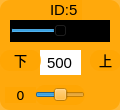
    <widget class="QWidget" name="widget_id5" native="true">
     <property name="geometry">
      <rect>
       <x>280</x>
       <y>305</y>
       <width>120</width>
       <height>110</height>
      </rect>
     </property>
     <property name="styleSheet">
      <string notr="true">background-color: rgb(255, 165, 0, 200);
border-radius:10px;</string>
     </property>
     <widget class="QSlider" name="horizontalSlider_5">
      <property name="geometry">
       <rect>
        <x>10</x>
        <y>20</y>
        <width>100</width>
        <height>22</height>
       </rect>
      </property>
      <property name="autoFillBackground">
       <bool>false</bool>
      </property>
      <property name="styleSheet">
       <string notr="true">background-color: rgb(0, 0, 0);
border-radius:0px;</string>
      </property>
      <property name="minimum">
       <number>0</number>
      </property>
      <property name="maximum">
       <number>1000</number>
      </property>
      <property name="pageStep">
       <number>1</number>
      </property>
      <property name="value">
       <number>500</number>
      </property>
      <property name="orientation">
       <enum>Qt::Horizontal</enum>
      </property>
     </widget>
     <widget class="QLabel" name="label_ID5">
      <property name="geometry">
       <rect>
        <x>50</x>
        <y>0</y>
        <width>32</width>
        <height>20</height>
       </rect>
      </property>
      <property name="font">
       <font>
        <family>Arial</family>
        <pointsize>11</pointsize>
       </font>
      </property>
      <property name="styleSheet">
       <string notr="true">background-color: rgb(255, 255, 255， 0);
border-radius:0px;</string>
      </property>
      <property name="text">
       <string>ID:5</string>
      </property>
     </widget>
     <widget class="QLineEdit" name="lineEdit_5">
      <property name="geometry">
       <rect>
        <x>40</x>
        <y>50</y>
        <width>41</width>
        <height>25</height>
       </rect>
      </property>
      <property name="font">
       <font>
        <family>Arial</family>
        <pointsize>11</pointsize>
       </font>
      </property>
      <property name="autoFillBackground">
       <bool>false</bool>
      </property>
      <property name="styleSheet">
       <string notr="true">background-color: rgb(255, 255, 255);
border-radius:0px;</string>
      </property>
      <property name="text">
       <string>500</string>
      </property>
      <property name="alignment">
       <set>Qt::AlignCenter</set>
      </property>
      <property name="readOnly">
       <bool>false</bool>
      </property>
     </widget>
     <widget class="QLabel" name="label_13">
      <property name="geometry">
       <rect>
        <x>90</x>
        <y>50</y>
        <width>31</width>
        <height>21</height>
       </rect>
      </property>
      <property name="font">
       <font>
        <family>黑体</family>
        <pointsize>10</pointsize>
       </font>
      </property>
      <property name="styleSheet">
       <string notr="true">background-color: rgb(255, 255, 255， 0);</string>
      </property>
      <property name="text">
       <string>&lt;html&gt;&lt;head/&gt;&lt;body&gt;&lt;p align=&quot;center&quot;&gt;上&lt;/p&gt;&lt;/body&gt;&lt;/html&gt;</string>
      </property>
     </widget>
     <widget class="QLabel" name="label_d5">
      <property name="geometry">
       <rect>
        <x>5</x>
        <y>87</y>
        <width>31</width>
        <height>16</height>
       </rect>
      </property>
      <property name="font">
       <font>
        <family>DejaVu Sans</family>
        <pointsize>10</pointsize>
       </font>
      </property>
      <property name="styleSheet">
       <string notr="true">background-color: rgb(255, 255, 255， 0);</string>
      </property>
      <property name="text">
       <string>0</string>
      </property>
      <property name="alignment">
       <set>Qt::AlignCenter</set>
      </property>
     </widget>
     <widget class="QLabel" name="label_15">
      <property name="geometry">
       <rect>
        <x>0</x>
        <y>50</y>
        <width>41</width>
        <height>21</height>
       </rect>
      </property>
      <property name="font">
       <font>
        <family>黑体</family>
        <pointsize>10</pointsize>
       </font>
      </property>
      <property name="styleSheet">
       <string notr="true">background-color: rgb(255, 255, 255， 0);</string>
      </property>
      <property name="text">
       <string>&lt;html&gt;&lt;head/&gt;&lt;body&gt;&lt;p align=&quot;center&quot;&gt;下&lt;/p&gt;&lt;/body&gt;&lt;/html&gt;</string>
      </property>
     </widget>
     <widget class="QSlider" name="horizontalSlider_15">
      <property name="geometry">
       <rect>
        <x>35</x>
        <y>85</y>
        <width>50</width>
        <height>20</height>
       </rect>
      </property>
      <property name="styleSheet">
       <string notr="true">background-color: rgb(255, 255, 255， 0);</string>
      </property>
      <property name="minimum">
       <number>-125</number>
      </property>
      <property name="maximum">
       <number>125</number>
      </property>
      <property name="pageStep">
       <number>1</number>
      </property>
      <property name="orientation">
       <enum>Qt::Horizontal</enum>
      </property>
     </widget>
    </widget>
